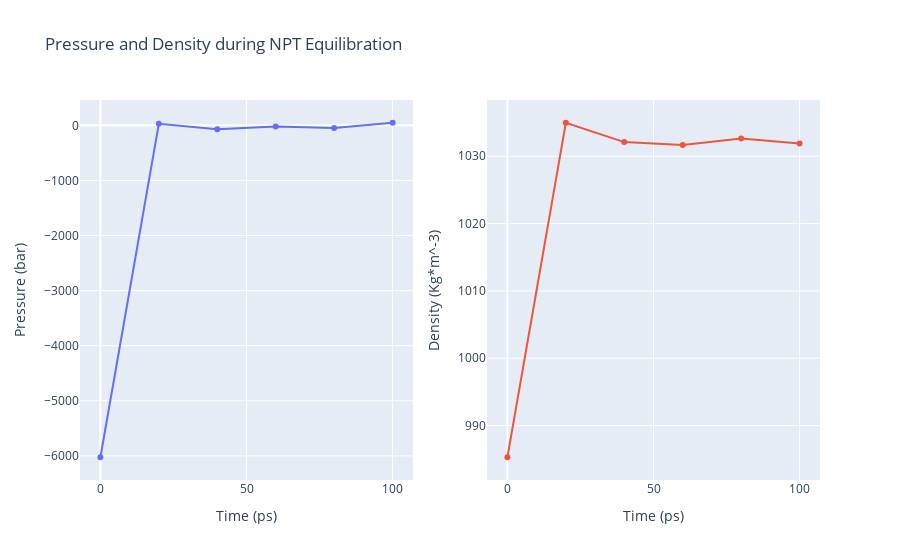

The code cell stored with this chart in its notebook:
### Code cell
import plotly
from plotly import subplots
import plotly.graph_objs as go

# Read pressure and density data from file 
with open(output_npt_pd_xvg,'r') as pd_file:
    x,y,z = map(
        list,
        zip(*[
            (float(line.split()[0]),float(line.split()[1]),float(line.split()[2]))
            for line in pd_file 
            if not line.startswith(("#","@")) 
        ])
    )

plotly.offline.init_notebook_mode(connected=True)

trace1 = go.Scatter(
    x=x,y=y
)
trace2 = go.Scatter(
    x=x,y=z
)

fig = subplots.make_subplots(rows=1, cols=2, print_grid=False)

fig.append_trace(trace1, 1, 1)
fig.append_trace(trace2, 1, 2)

fig['layout']['xaxis1'].update(title='Time (ps)')
fig['layout']['xaxis2'].update(title='Time (ps)')
fig['layout']['yaxis1'].update(title='Pressure (bar)')
fig['layout']['yaxis2'].update(title='Density (Kg*m^-3)')

fig['layout'].update(title='Pressure and Density during NPT Equilibration')
fig['layout'].update(showlegend=False)

plotly.offline.iplot(fig)

### Figure 1 — Plotly figure (JSON) as saved in the notebook; plotly's stock layout.template omitted (floating-point values rounded to 4 significant figures)
{"data": [{"type": "scatter", "x": [0, 20, 40, 60, 80, 100], "xaxis": "x", "y": [-6025.0, 25.95, -69.69, -20.04, -50.12, 46.21], "yaxis": "y"}, {"type": "scatter", "x": [0, 20, 40, 60, 80, 100], "xaxis": "x2", "y": [985.3, 1035.0, 1032.0, 1032.0, 1033.0, 1032.0], "yaxis": "y2"}], "layout": {"autosize": true, "showlegend": false, "title": {"text": "Pressure and Density during NPT Equilibration"}, "xaxis": {"anchor": "y", "autorange": true, "domain": [0, 0.45], "range": [-6.651, 106.7], "title": {"text": "Time (ps)"}, "type": "linear"}, "xaxis2": {"anchor": "y2", "autorange": true, "domain": [0.55, 1], "range": [-6.651, 106.7], "title": {"text": "Time (ps)"}, "type": "linear"}, "yaxis": {"anchor": "x", "autorange": true, "domain": [0, 1], "range": [-6526.0, 547.2], "title": {"text": "Pressure (bar)"}, "type": "linear"}, "yaxis2": {"anchor": "x2", "autorange": true, "domain": [0, 1], "range": [981.2, 1039.0], "title": {"text": "Density (Kg*m^-3)"}, "type": "linear"}}}
